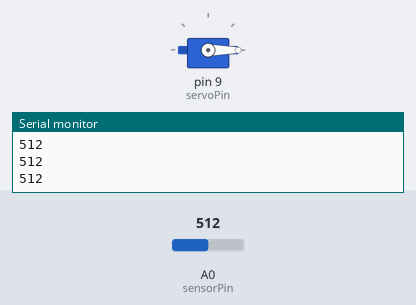
Simulated run of this sketch. Board: Arduino Uno, built with avr-gcc and run on an emulated ATmega328P. On the bench: servo, the last lines printed to the serial monitor. The inputs (shaded band) are chosen by the test bench; at power-on: A0 (sensorPin) = 512.

Above: at 1.2 s.
1.3 s: A0 (sensorPin) set to 458
2.8 s: A0 (sensorPin) set to 436
At 3.59 s:
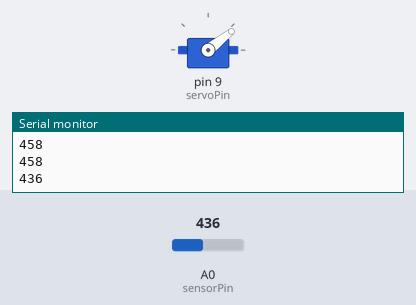
At 5.7 s:
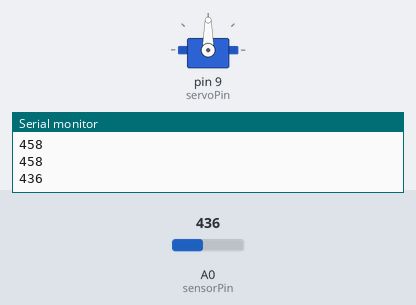
Timing chart, 0 to 7.2 s (numbered marks = the images above; inputs shaded):
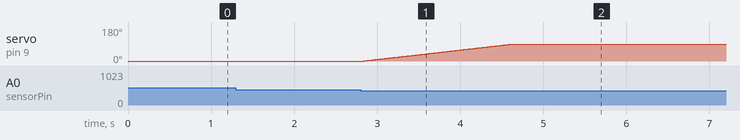

Measured:
- the behaviour switches between 450 and 449 on A0 (sensorPin) (found by bisection; images 0 and 1)
- after the input at 2.8 s, servo on pin 9 (servoPin): moves from 0° to 90° over 1.8 s, starting at once

The sketch:

servoWithRainSensor.ino
```cpp
// C++ code

#include <Servo.h>

// servo
Servo servo1;
int servoPin = 9;
int position;
int startPosition = 0;
int endPosition = 90;

// raindrop sensor
int sensorPin = A0;
int sensorValue;

// state
String state = "opened";


void setup()
{
  servo1.attach(servoPin);
  servo1.write(startPosition);
  pinMode(sensorPin, INPUT);

  // serial monitor
  Serial.begin(9600);
}


void loop()
{
  sensorValue = analogRead(sensorPin);

  // serial monitor displays the signal value
  Serial.println(sensorValue);
  delay(10);

  if (sensorValue < 450 && state == "opened")
  {
    for (position = startPosition; position <= endPosition; position++)
    {
      servo1.write(position);
      delay(20);
    }

    state = "closed";
    delay(5000);
  }
  else if (sensorValue > 600 && state == "closed")
  {
    for (position = endPosition; position >= startPosition; position--)
    {
      servo1.write(position);
      delay(20);
    }

    state = "opened";
    delay(5000);
  }
}
```
